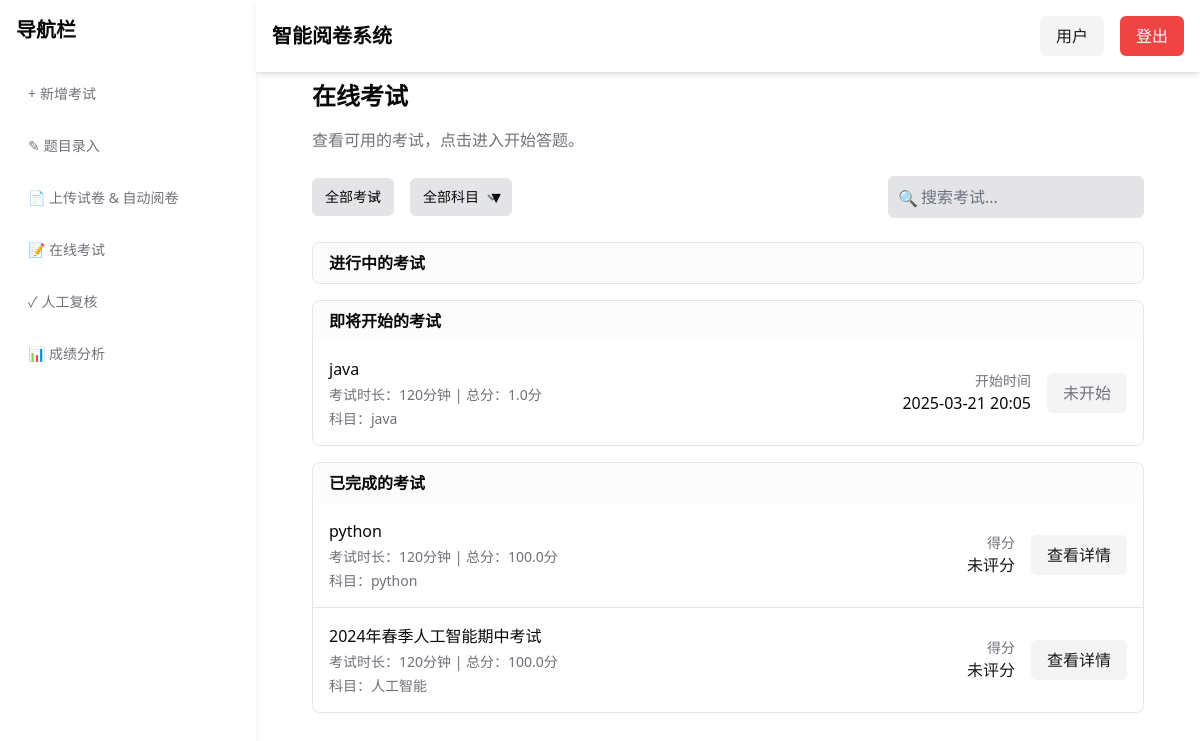
Screenshot of /exam/list (signed in) with the database file from the repository.
### tables this page shows
CREATE TABLE exam_sessions (
        id INTEGER PRIMARY KEY AUTOINCREMENT,
        name TEXT NOT NULL,
        subject TEXT NOT NULL,
        start_time TIMESTAMP NOT NULL,
        end_time TIMESTAMP NOT NULL,
        duration INTEGER NOT NULL,
        exam_file_path TEXT NOT NULL,
        exam_score REAL NOT NULL,
        status TEXT NOT NULL CHECK(status IN ('pending', 'ongoing', 'completed', 'graded')),
        created_by INTEGER NOT NULL,
        created_at TIMESTAMP DEFAULT CURRENT_TIMESTAMP,
        FOREIGN KEY (created_by) REFERENCES users(id) ON DELETE CASCADE
    );

### main.py (the view)
@app.route('/exam/list')
@login_required
def exam_list():
    now = datetime.now()
    query = """
        SELECT id, name, subject, duration, exam_score as total_score,
               start_time, end_time, status, exam_file_path
        FROM exam_sessions
        ORDER BY start_time DESC
    """
    success, exams_data = execute_query(query)
    if not success:
        print("获取考试数据失败")
        return render_template('exam_list.html', exams=[])
    exams = []
    subjects = set()  # 用于收集所有不同的科目
    for exam in exams_data:
        try:
            start_time = datetime.strptime(exam['start_time'], '%Y-%m-%d %H:%M:%S')
            end_time = datetime.strptime(exam['end_time'], '%Y-%m-%d %H:%M:%S')
            status = exam['status']
            subject = exam['subject']
            if subject:
                subjects.add(subject)
            exam_item = {
                'id': exam['id'],
                'name': exam['name'],
                'subject': subject,
                'duration': exam['duration'],
                'total_score': exam['total_score'],
                'start_time': start_time,
                'end_time': end_time,
                'status': status,
                'score': None  # 先设置为None，后续可添加获取分数的逻辑
            }
            exams.append(exam_item)
        except Exception as e:
            print(f"处理考试数据时出错: {str(e)}")
            continue
    ongoing_exams = [e for e in exams if e['status'] == 'ongoing']
    upcoming_exams = [e for e in exams if e['status'] == 'pending']
    completed_exams = [e for e in exams if e['status'] in ['completed', 'graded']]
    print(f"总考试数: {len(exams)}")
    print(f"进行中考试: {len(ongoing_exams)}")
    print(f"即将开始考试: {len(upcoming_exams)}")
    print(f"已完成考试: {len(completed_exams)}")
    print(f"科目列表: {subjects}")
    return render_template('exam_list.html',
                          exams=exams,
                          ongoing_exams=ongoing_exams,
                          upcoming_exams=upcoming_exams,
                          completed_exams=completed_exams,
                          subjects=sorted(list(subjects)))  # 按字母顺序排序科目列表

### main.py (called while the page is built, shortened)
def login_required(f):
    @wraps(f)
    def decorated_function(*args, **kwargs):
        if 'email' not in session:
            return redirect(url_for('index_login'))
        return f(*args, **kwargs)
    return decorated_function

def get_db_connection():
    db_dir = 'database'
    os.makedirs(db_dir, exist_ok=True)
    db_path = os.path.join(os.path.abspath(db_dir), 'It_g.db')
    max_attempts = 3
    attempt = 0
    while attempt < max_attempts:
        try:
            conn = sqlite3.connect(db_path, timeout=20)
            conn.row_factory = sqlite3.Row
            init_database(conn)
            return conn
        except Exception as e:
            print(f"数据库连接错误: {e}")
            return None
    return None

def execute_query(query, params=None):
    conn = get_db_connection()
    if not conn:
        print("数据库连接失败")
        return False, None
    cursor = None
    result = None
    try:
        cursor = conn.cursor()
        cursor.execute(query, params or ())
        if query.strip().upper().startswith(('INSERT', 'UPDATE', 'DELETE')):
            conn.commit()
            result = cursor.lastrowid
        else:
            result = cursor.fetchall()
        return True, result
    finally:
        if cursor:
            cursor.close()
        if conn:
            conn.close()

### templates/exam_list.html (shortened to what this page needs)
{% extends "base.html" %}
{% block content %}
<div class="w-full max-w-4xl px-6">
  <div class="mb-8">
    <h2 class="text-2xl font-bold mb-4">在线考试</h2>
    <p class="text-muted-foreground mb-6">查看可用的考试，点击进入开始答题。</p>
    <div class="flex items-center justify-between mb-6">
      <div class="flex items-center space-x-4">
        <select id="status-filter" class="bg-input text-foreground border border-border rounded-md px-3 py-2 text-sm" onchange="applyFilters()">
          <option value="all">全部考试</option>
        </select>
        <div class="relative">
          <select id="subject-filter" class="bg-input text-foreground border border-border rounded-md px-3 py-2 pr-8 text-sm appearance-none cursor-pointer" onchange="applyFilters()">
            <option value="all">全部科目</option>
          </select>
          <span class="absolute right-2 top-1/2 -translate-y-1/2 pointer-events-none">▼</span>
        </div>
      </div>
      <div class="relative">
        <input type="text"
               id="exam-search"
               class="w-64 bg-input text-foreground border border-border rounded-md pl-8 pr-3 py-2"
               placeholder="搜索考试..." />
        <span class="absolute left-2.5 top-2.5 text-muted-foreground">🔍</span>
      </div>
    </div>
    <div class="space-y-4">
      <div class="border border-border rounded-lg overflow-hidden">
        <div class="bg-muted/30 px-4 py-2">
          <h3 class="font-semibold">进行中的考试</h3>
        </div>
      </div>
      <div class="border border-border rounded-lg overflow-hidden">
        <div class="bg-muted/30 px-4 py-2">
          <h3 class="font-semibold">即将开始的考试</h3>
        </div>
        <div class="divide-y divide-border">
          {% for exam in exams %}
            {% if exam.status == 'pending' %}
              <div class="p-4 hover:bg-muted/10 transition-colors duration-200">
                <div class="flex items-center justify-between">
                  <div class="space-y-1">
                    <h4 class="font-medium">{{ exam.name }}</h4>
                    <p class="text-sm text-muted-foreground">考试时长：{{ exam.duration }}分钟 | 总分：{{ exam.total_score }}分</p>
                    <p class="text-sm text-muted-foreground">科目：{{ exam.subject }}</p>
                  </div>
                  <div class="flex items-center space-x-4">
                    <div class="text-right">
                      <p class="text-sm text-muted-foreground">开始时间</p>
                      <p class="font-medium">{{ exam.start_time.strftime('%Y-%m-%d %H:%M') }}</p>
                    </div>
                    <button disabled
                            class="bg-muted text-muted-foreground px-4 py-2 rounded-md cursor-not-allowed">
                      未开始
                    </button>
                  </div>
                </div>
              </div>
            {% endif %}
          {% else %}
            <div class="p-4 text-center text-muted-foreground">
              当前没有即将开始的考试
            </div>
          {% endfor %}
        </div>
      </div>
      <div class="border border-border rounded-lg overflow-hidden">
        <div class="bg-muted/30 px-4 py-2">
          <h3 class="font-semibold">已完成的考试</h3>
        </div>
        <div class="divide-y divide-border">
          {% for exam in exams %}
            {% if exam.status == 'completed' or exam.status == 'graded' %}
              <div class="p-4 hover:bg-muted/10 transition-colors duration-200">
                <div class="flex items-center justify-between">
                  <div class="space-y-1">
                    <h4 class="font-medium">{{ exam.name }}</h4>
                    <p class="text-sm text-muted-foreground">考试时长：{{ exam.duration }}分钟 | 总分：{{ exam.total_score }}分</p>
                    <p class="text-sm text-muted-foreground">科目：{{ exam.subject }}</p>
                  </div>
                  <div class="flex items-center space-x-4">
                    <div class="text-right">
                      <p class="text-sm text-muted-foreground">得分</p>
                      <p class="font-medium text-primary">{{ exam.score if exam.score else '未评分' }}</p>
                    </div>
                    <a href="{{ url_for('exam_detail', exam_id=exam.id) }}"
                      class="bg-secondary text-secondary-foreground px-4 py-2 rounded-md hover:bg-secondary/80 transition-colors duration-200">
                      查看详情
                    </a>
                  </div>
                </div>
              </div>
            {% endif %}
          {% else %}
            <div class="p-4 text-center text-muted-foreground">
              当前没有已完成的考试
            </div>
          {% endfor %}
        </div>
      </div>
    </div>
  </div>
</div>
{% endblock %}

### rows the page displays
exam_sessions: name "java", duration "120", total_score "1.0", subject "java", start_time "2025-03-21 20:05"
exam_sessions: name "python", duration "120", total_score "100.0", subject "python", score "未评分"
exam_sessions: name "2024年春季人工智能期中考试", duration "120", total_score "100.0", subject "人工智能", score "未评分"
